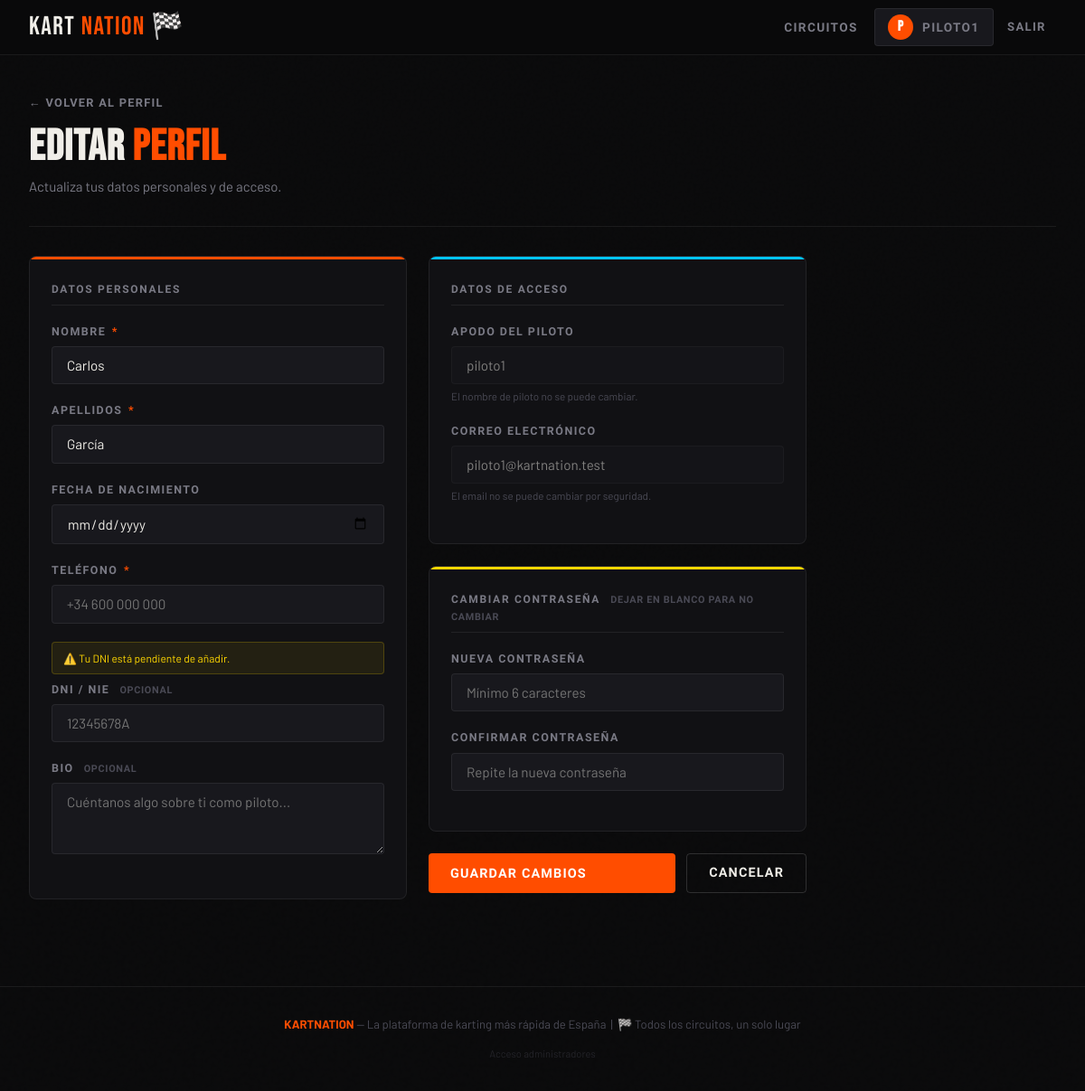
Page /profile/edit (signed in) on the earlier database version.
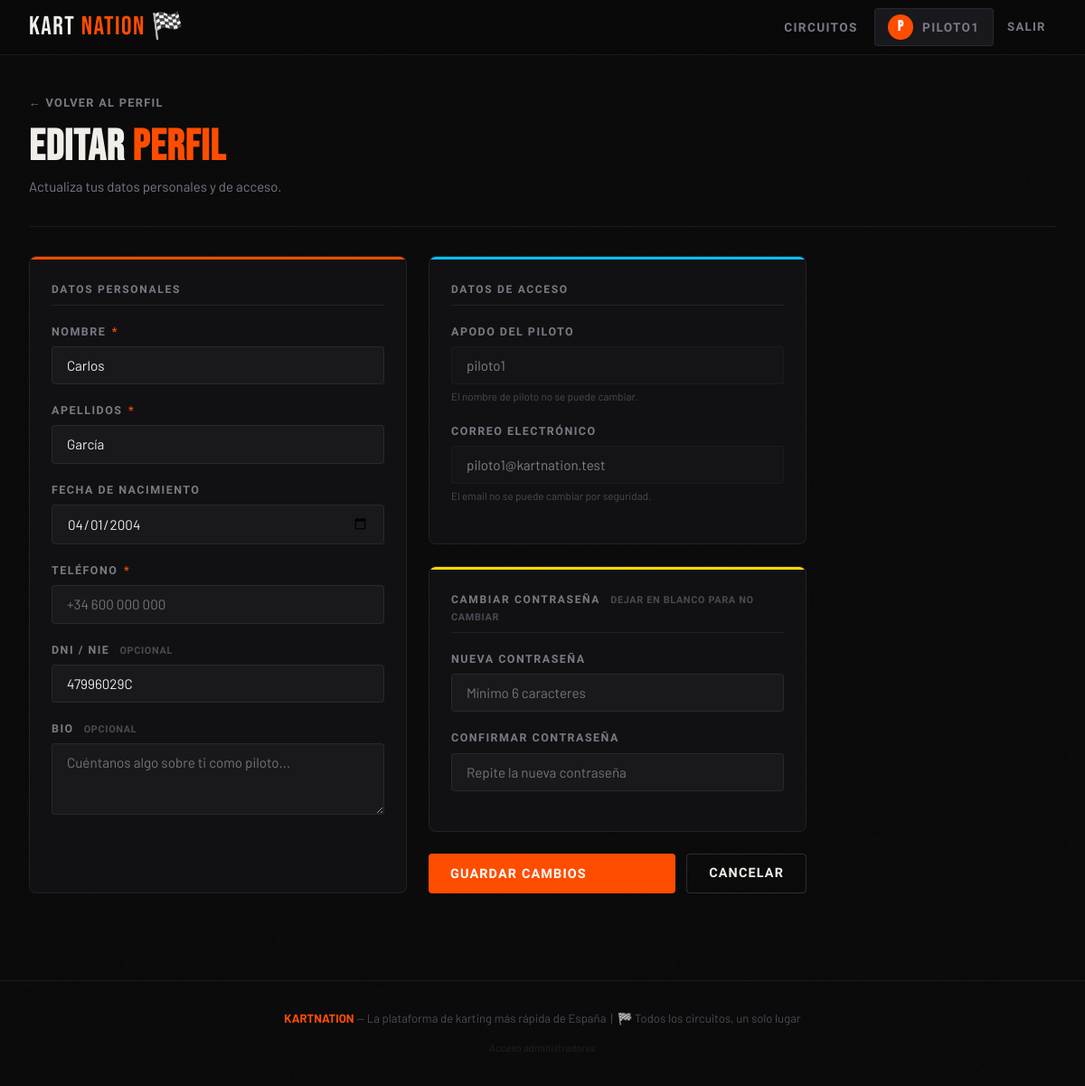
Same page on the later database version.
### tables this page shows
CREATE TABLE users (
        id INTEGER PRIMARY KEY AUTOINCREMENT,
        username TEXT UNIQUE NOT NULL,
        email TEXT UNIQUE NOT NULL,
        password_hash TEXT NOT NULL,
        full_name TEXT NOT NULL,
        apellido TEXT DEFAULT '',
        fecha_nacimiento TEXT DEFAULT '',
        teléfono TEXT DEFAULT '',
        dni TEXT DEFAULT '',
        age INTEGER,
        experience_years INTEGER DEFAULT 0,
        karting_level TEXT DEFAULT 'Novato',
        races_completed INTEGER DEFAULT 0,
        best_lap_time TEXT DEFAULT '--:--',
        bio TEXT DEFAULT '',
        avatar_initial TEXT,
        is_admin INTEGER DEFAULT 0,
        created_at TIMESTAMP DEFAULT CURRENT_TIMESTAMP
    , website TEXT, address TEXT, google_id TEXT);

### app.py (the view, shortened to what this page needs)
@app.route('/profile/edit', methods=['GET','POST'])
@login_required
def profile_edit():
    conn = get_db()
    user = conn.execute('SELECT * FROM users WHERE id=?',(session['user_id'],)).fetchone()
    conn.close()
    return render_template('profile_edit.html', user=user, now_date=date.today().isoformat())

### app.py (called while the page is built)
def get_db():
    conn = sqlite3.connect(DB_PATH)
    conn.row_factory = sqlite3.Row
    return conn

def login_required(f):
    @wraps(f)
    def d(*a,**kw):
        if 'user_id' not in session:
            flash('Debes iniciar sesión para continuar.','warning')
            return redirect(url_for('login'))
        return f(*a,**kw)
    return d

### templates/profile_edit.html (shortened to what the changed rows need)
{% extends 'base.html' %}
{% block content %}
<div class="container">
    <div class="page-header">
        <h1 class="page-title">EDITAR <span>PERFIL</span></h1>
    </div>
    <form method="POST" action="{{ url_for('profile_edit') }}">
        <div class="edit-layout">
            <div class="edit-card">
                <div class="edit-card-body">
                    <div class="form-group">
                        <label for="full_name">Nombre <span class="required-star">*</span></label>
                        <input type="text" id="full_name" name="full_name"
                               value="{{ user.full_name or '' }}" required>
                    </div>
                    <div class="form-group">
                        <label for="apellido">Apellidos <span class="required-star">*</span></label>
                        <input type="text" id="apellido" name="apellido"
                               value="{{ user.apellido or '' }}" required>
                    </div>
                    <div class="form-group">
                        <label for="fecha_nacimiento">Fecha de nacimiento</label>
                        <input type="date" id="fecha_nacimiento" name="fecha_nacimiento" max="{{ now_date }}"
                               value="{{ user.fecha_nacimiento or '' }}" max="{{ ['2025','12','31']|join('-') }}">
                    </div>
                    <div class="form-group">
                        {% if not user.dni %}
                        <div class="pending-hint">⚠️ Tu DNI está pendiente de añadir.</div>
                        {% endif %}
                        <label for="dni">DNI / NIE <span class="optional-tag">opcional</span></label>
                        <input type="text" id="dni" name="dni"
                               value="{{ user.dni or '' }}"
                               placeholder="12345678A" maxlength="10"
                               style="text-transform:uppercase;">
                    </div>
                </div>
            </div>
            <div style="display:flex;flex-direction:column;gap:1.5rem;">
                <div class="edit-card">
                    <div class="edit-card-body">
                        <div class="form-group">
                            <label>Apodo del piloto</label>
                            <input type="text" value="{{ user.username }}" disabled
                                   style="opacity:0.5;cursor:not-allowed;">
                            <div style="font-size:0.73rem;color:var(--text-dim);margin-top:0.3rem;">El nombre de piloto no se puede cambiar.</div>
                        </div>
                        <div class="form-group">
                            <label>Correo electrónico</label>
                            <input type="text" value="{{ user.email }}" disabled
                                   style="opacity:0.5;cursor:not-allowed;">
                            <div style="font-size:0.73rem;color:var(--text-dim);margin-top:0.3rem;">El email no se puede cambiar por seguridad.</div>
                        </div>
                    </div>
                </div>
            </div>
        </div>
    </form>
</div>
{% endblock %}

### templates/base.html (shortened to what this page needs)
<!DOCTYPE html>
<html lang="es">
<head>
</head>
<body>
<nav>
    <div class="nav-inner">
        <a href="{{ url_for('index') }}" class="logo">KART<span>NATION</span> 🏁</a>
        <div class="nav-links">
            <a href="{{ url_for('circuitos') }}">Circuitos</a>
            {% if session.get('user_id') %}
                <a href="{{ url_for('profile') }}" class="avatar-chip">
                    <div class="avatar-dot">{{ session.get('username', 'U')[0].upper() }}</div>
                    {{ session.get('username') }}
                </a>
                <a href="{{ url_for('logout') }}" style="color:var(--text-muted);font-size:0.82rem;padding:0.4rem 0.7rem;">Salir</a>
            {% else %}
                <a href="{{ url_for('login') }}">Entrar</a>
                <a href="{{ url_for('register') }}" class="btn-nav">Únete</a>
            {% endif %}
        </div>
    </div>
</nav>
{% block content %}{% endblock %}
<footer>
    <strong>KARTNATION</strong> — La plataforma de karting más rápida de España &nbsp;|&nbsp; 🏁 Todos los circuitos, un solo lugar
    <div style="margin-top:0.75rem;">
        <a href="{{ url_for('admin_login') }}" style="font-size:0.7rem;color:var(--text-dim);text-decoration:none;opacity:0.4;transition:opacity 0.2s;"
           onmouseover="this.style.opacity='1'" onmouseout="this.style.opacity='0.4'">
            Acceso administradores
        </a>
    </div>
</footer>
</body>
</html>

Differences in the rows shown:
changed users "PILOTO1": fecha_nacimiento (not shown) → "04/01/2004"; dni (not shown) → "47996029C"
Other differences:
text no longer shown: "⚠️ Tu DNI está pendiente de añadir."
